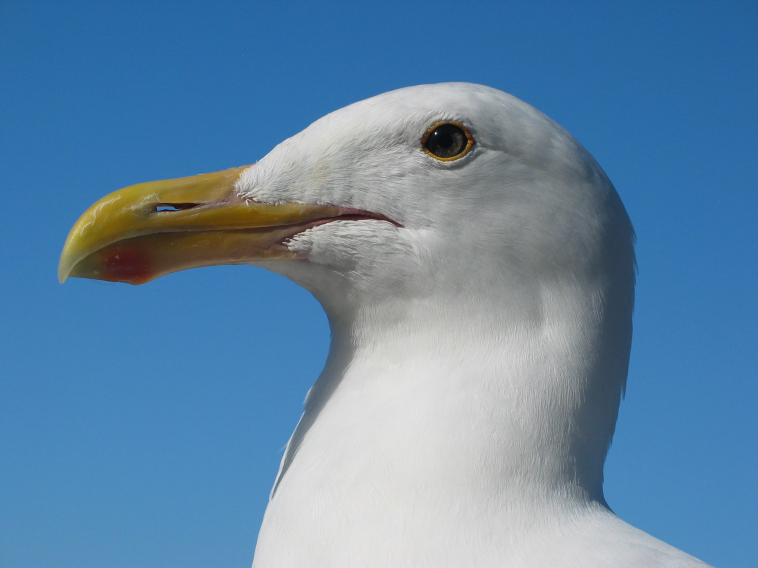
#> input picture img.jpg, 2272 x 1704 px (shown at 1/3 size)
$ python cuda.py
#> lines starting #> are read from the running program, lines starting #| are printed output that depends on the picture
"""
Copyright 2022 Michal Rendek
Licenced to MIT https://spdx.ogr/licenses/MIT.html

This module implements the solution for generators and scheduler
"""
import math
import numpy
from numba import cuda
from PIL import Image


@cuda.jit
def convert_image(img_data):
    """
    Cuda function for change image from grayscale to white black image
    :param img_data: data about image grayscale pixel color
    """
    x, y = cuda.grid(2)
    # if pixel color is less then 127 set pixel to black else to white
    if img_data[x][y] < 127:
        img_data[x][y] = 0
    else:
        img_data[x][y] = 255


if __name__ == "__main__":
    # load image and convert to grayscale
    img = Image.open("img.jpg").convert('L')
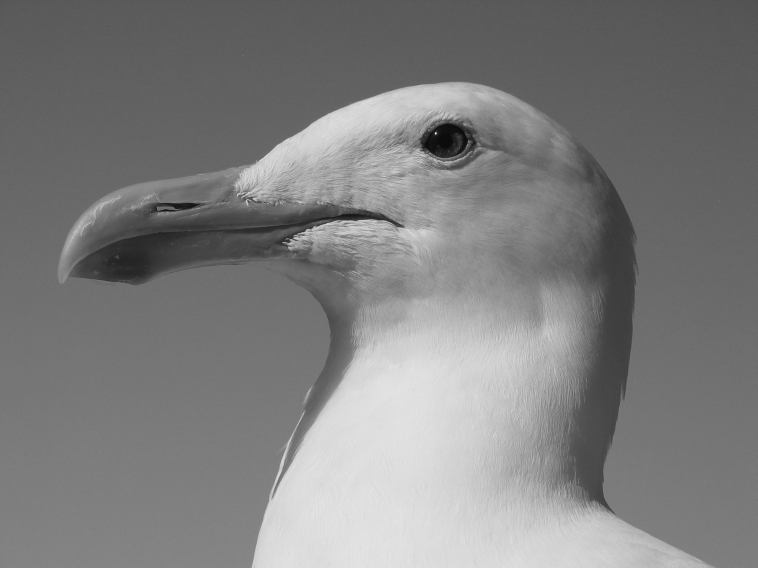
#> img: PIL image 2272x1704 L (shown at 1/3 size); min 3, max 254, mean 127
    # read data from image to array
    data = numpy.array(img.getdata(), dtype=numpy.uint8)
    data = numpy.resize(data, (img.size[1], img.size[0]))
    # show image for check
    img = Image.fromarray(data)
    img.show()
    # creat threads block 16 x 16
    tb = (16, 16)
    # calculate block grid size
    bgx = math.ceil(data.shape[0] / tb[0])
#> bgx = 107
    bgy = math.ceil(data.shape[1] / tb[1])
#> bgy = 142
    bg = (bgx, bgy)
#> bg = (107, 142)
    # run conversion
#> (the run stopped early here; a loop or call above may not have finished)
